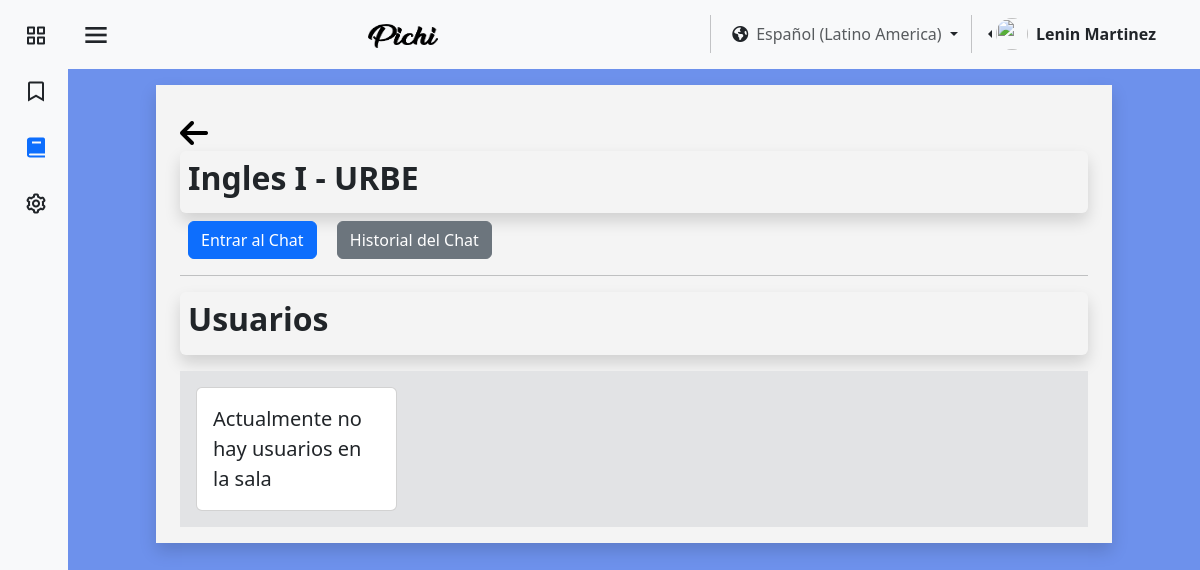
Page /pages/es/verChatLinea.php?id_cur=Cur_URBE_01 (signed in) on the committed database.
### tables this page shows
CREATE TABLE `usuario` (
  `id_user` int(11) NOT NULL,
  `identificacion_user` varchar(11) NOT NULL,
  `nombre_user` varchar(25) NOT NULL,
  `apellido_user` varchar(25) NOT NULL,
  `correo_user` varchar(45) NOT NULL,
  `contrasena_user` varchar(16) NOT NULL,
  `direccion_user` varchar(80) NOT NULL,
  `numero_user` varchar(15) NOT NULL,
  `fecha_nacimiento_user` datetime NOT NULL,
  `Active_online` tinyint(1) NOT NULL,
  `sexo_user` varchar(15) NOT NULL,
  `Empresa_id_empresa` int(11) DEFAULT NULL,
  `rol` tinyint(1) NOT NULL,
  `img_perfil` varchar(255) NOT NULL
);

CREATE TABLE `cursos` (
  `id_cur` varchar(100) NOT NULL,
  `nombre_cur` varchar(45) NOT NULL,
  `fecha_inicio` date NOT NULL,
  `cupos_cur_min` int(11) NOT NULL,
  `cupos_cur_max` int(11) NOT NULL,
  `Empresa_id_empresa` int(11) NOT NULL,
  `fecha_fin` date NOT NULL,
  `visibilidad_curso` varchar(11) NOT NULL
);

CREATE TABLE `empresa` (
  `id_empresa` int(11) NOT NULL,
  `nombre_empresa` varchar(80) NOT NULL
);

### pages/es/verChatLinea.php (the view, shortened to what this page needs)
<?php
require "../../assests/php/LoginBD.php";
if (isset($_SESSION['id_user'])) {
    $usuarios1 = $_SESSION['id_user'];
    $conexion1 = mysqli_query($mysqli, "SELECT id_user, Empresa_id_empresa, rol, nombre_user, apellido_user FROM usuario WHERE id_user = '$usuarios1'");
    if (mysqli_num_rows($conexion1) > 0) {
        $datos = mysqli_fetch_assoc($conexion1);
        $empresaUsuario = $datos['Empresa_id_empresa'];
        $nombreUsuario = $datos['nombre_user'];
        $apellidoUsuario = $datos['apellido_user'];
        $rol = $datos['rol'];
        $conexion2 = mysqli_query($mysqli, "SELECT nombre_empresa FROM empresa WHERE id_empresa = '$empresaUsuario'");
        if (mysqli_num_rows($conexion2) > 0) {
            if (isset($_GET['id_cur'])) {
                $id_curso_seleccionado = $_GET['id_cur'];
                $conexion3 = mysqli_query($mysqli, "
                    SELECT usuario.id_user, usuario.nombre_user, usuario.apellido_user
                    FROM usuariosala
                    JOIN usuario ON usuariosala.id_user = usuario.id_user
                    WHERE usuariosala.id_curso = '$id_curso_seleccionado'
                ");
            }
        }
    }
    if (isset($_GET['id_cur'])) {
        $id_curso_seleccionado = $_GET['id_cur'];
        $consultaCurso = mysqli_query($mysqli, "SELECT cursos.nombre_cur, empresa.nombre_empresa
                                        FROM cursos
                                        LEFT JOIN empresa ON empresa.id_empresa = cursos.Empresa_id_empresa
                                        WHERE id_cur = '$id_curso_seleccionado'");
        if (mysqli_num_rows($consultaCurso) > 0) {
            $datos3 = mysqli_fetch_assoc($consultaCurso);
            $curso = $datos3['nombre_cur'];
            $empresa = $datos3['nombre_empresa'];
        }
    }
}
?>
<!DOCTYPE html>
<html lang="en">
<head>
    <link href="https://cdn.jsdelivr.net/npm/bootstrap@5.3.3/dist/css/bootstrap.min.css" rel="stylesheet"
 />
    <link href="https://unpkg.com/boxicons@2.1.4/css/boxicons.min.css" rel="stylesheet" />
    <link rel="stylesheet" href="https://cdnjs.cloudflare.com/ajax/libs/font-awesome/6.5.1/css/all.min.css"
 />
    <link rel="stylesheet" href="../../assests/css/colorPallete.css" />
    <link rel="stylesheet" href="../../assests/css/viewUser.css" />
    <link rel="stylesheet" href="../../assests/css/sidebar.css" />
</head>
<body class="bg-pastel" id="body-pd">
    <header id="header">
        <nav class="navbar bg-body-tertiary">
            <div class="container-fluid">
                <div class="header_toggle">
                    <i class="bx bx-menu" id="header-toggle"></i>
                </div>
                <a class="navbar-brand" href="../../index.html">
                    <img src="../../assests/img/text-1710023184778.png" alt="Bootstrap" width="70" height="24" />
                </a>
                <div class="d-flex flex-wrap justify-content-end">
                    <div class="nav-item dropdown">
                        <button class="btn dropdown-toggle" data-bs-toggle="dropdown" aria-expanded="false" href="#">
                            <span class="fa-solid fa-earth-americas"></span><a class="ms-2 text-body-secondary"
                                href="#">Español (Latino America)</a>
                        </button>
                    </div>
                    <div class="btn-group dropstart me-4 pe-2">
                        <a href="#" class="d-flex align-items-center link-dark text-decoration-none dropdown-toggle"
                            id="dropdownUser2" data-bs-toggle="dropdown" aria-expanded="false">
                            <img src="https://github.com/PichiGod.png" alt="" width="32" height="32"
                                class="rounded-circle me-2" />
                            <strong><?php echo $nombreUsuario . " " . $apellidoUsuario; ?></strong>
                        </a>
                    </div>
                </div>
            </div>
        </nav>
    </header>
    <div class="l-navbar bg-body-tertiary" id="nav-bar">
        <nav class="nav">
            <div class="nav_list">
                <a href="Inicio.php" class="nav_link link-dark">
                    <i class="bx bx-grid-alt nav_icon"></i>
                </a>
                <a href="tutorial.php" class="nav_link link-dark">
                    <i class='bx bx-bookmark nav_icon'></i>
                </a>
                <a href="cursos.php" class="nav_link active">
                    <i class="bx bxs-book nav_icon"></i>
                </a>
                <?php if ($rol != 0) { ?>
                    <a href="MenuAdmin.php" class="nav_link link-dark">
                        <i class="bx bx-cog nav_icon"></i>
                    </a>
                <?php }
                ; ?>
            </div>
        </nav>
    </div>
    <section class="Cursos">
        <div class="container-fluid bg-blanco mt-3 shadow">
            <div class="container pt-4 pb-3">
                <a href="verCurso.php?id_cur=<?php echo $id_curso_seleccionado; ?>"><i
                        class="fa-solid mt-2 fa-arrow-left" style="font-size:2rem;color:black;"></i></a>
                <div class="p-2 mb-2 rounded shadow">
                    <h2><strong><?php echo $curso;?> - <?php echo $empresa ?> </strong></h2>
                </div>
                <form action="" method="post">
                    <span class="p-2 my-4 rounded ">
                        <button type="button" class="btn btn-primary" onclick="submitData();">Entrar al Chat</button>
                    </span>
                    <span class="p-2 my-4 rounded ">
                        <a id="mrk" href="verChatHistorial.php?id_cur=<?php echo $id_curso_seleccionado; ?>" class="btn btn-secondary ">Historial del Chat</a>
                    </span>
                </form>
                <hr>
                <div class="p-2 mb-2 rounded shadow">
                    <h2><strong>Usuarios</strong></h2>
                </div>
                <div class="item-recurso container bg-secondary-subtle text-secondary-emphasis mt-3 p-3">
                    <div>
                        <?php
                        if (mysqli_num_rows($conexion3) > 0) {
                            foreach ($usuariosSala as $usuarioSala) { ?>
                                <div class="row gy-2">
                                    <div class="col-6 col-sm-3">
                                        <div class="card">
                                            <div class="card-body">
                                                <div>
                                                    <img src="https://github.com/PichiGod.png" alt="..." width="60px"
                                                        height="auto" />
                                                    <span
                                                        class="card-text fs-5"><?php echo $usuarioSala['nombre_user'] . ' ' . $usuarioSala['apellido_user']; ?></span>
                                                </div>
                                            </div>
                                        </div>
                                    </div>
                                </div>
                            <?php }
                        } else { ?>
                            <div>
                                <div class="row gy-2">
                                    <div class="col-6 col-sm-3">
                                        <div class="card">
                                            <div class="card-body">
                                                <div>
                                                    <span class="card-text fs-5">Actualmente no hay usuarios en la
                                                        sala</span>
                                                </div>
                                            </div>
                                        </div>
                                    </div>
                                </div>
                            <?php } ?>
                        </div>
                    </div>
                </div>
    </section>
</body>
</html>

### assests/css/colorPallete.css (style rules this page uses)
.bg-pastel { background-color: #527ce9d6; }
.bg-blanco { background-color: #F4F4F4; }

### assests/css/sidebar.css (style rules this page uses)
:root { --z-fixed: 100; --nav-width: 68px; --header-height: 3rem; }
body { transition: 0.5s; }
a { text-decoration: none; }
.header_toggle { justify-content: center; margin-top: 0.3rem; font-size: 2rem; cursor: pointer; }
.l-navbar { position: fixed; top: 0; left: -30%; width: var(--nav-width); height: 100vh; transition: 0.5s; z-index: var(--z-fixed); }
.nav { height: 100%; display: flex; flex-direction: column; justify-content: space-between; overflow: hidden; }
.nav_logo, .nav_link { display: grid; grid-template-columns: max-content max-content; align-items: center; column-gap: 1rem; padding: 0.5rem 0 0.5rem 1.5rem; }
.nav_link { position: relative; margin-bottom: 1rem; transition: 0.3s; }
.nav_icon { font-size: 1.5rem; }
section { margin-right: 2rem; margin-left: 2rem; }
.active::before { content: ""; position: absolute; left: 0; width: 2px; height: 32px; }
@media screen and (min-width: 768px) { body { margin: 0 0 0 0; padding-left: calc(var(--nav-width)); } }
@media screen and (min-width: 768px) { .l-navbar { left: 0; padding: 1rem 1rem 0 0; } }
@media (min-width: 576px) { section { margin-right: 5.5rem; margin-left: 5.5rem; } }

### rows in the picture
usuario: nombre_user "Lenin", apellido_user "Martinez"
cursos: nombre_cur "Ingles I", Empresa_id_empresa.nombre_empresa "URBE"
